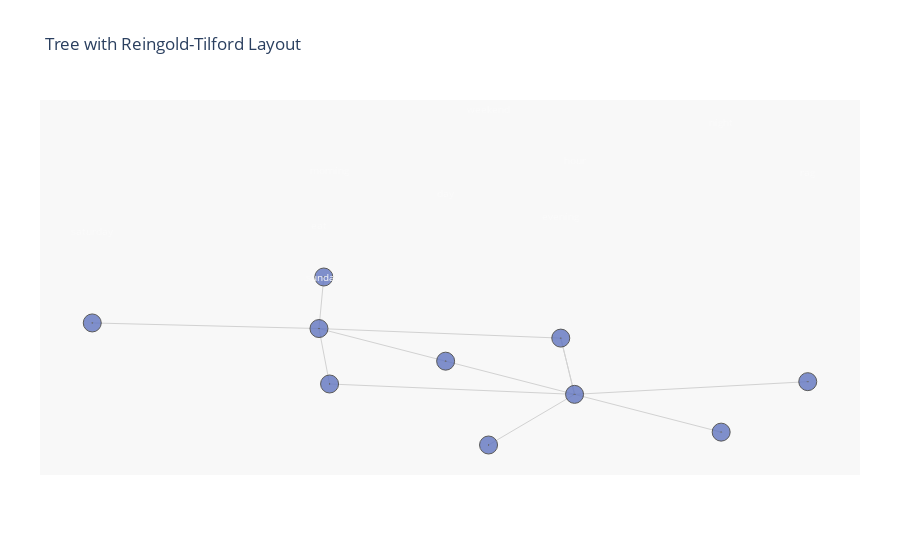

The notebook cell this image was saved under:
### Code cell
axis = dict(showline=False, # hide axis line, grid, ticklabels and  title
            zeroline=False,
            showgrid=False,
            showticklabels=False,
            )

fig.update_layout(title= 'Tree with Reingold-Tilford Layout',
              annotations=make_annotations(position, v_label),
              font_size=12,
              showlegend=False,
              xaxis=axis,
              yaxis=axis,
              margin=dict(l=40, r=40, b=85, t=100),
              hovermode='closest',
              plot_bgcolor='rgb(248,248,248)'
              )
fig.show()

### Figure 1 — Plotly figure (JSON) as saved in the notebook; plotly's stock layout.template omitted (floating-point values rounded to 4 significant figures)
{"data": [{"hoverinfo": "none", "line": {"color": "rgb(210,210,210)", "width": 1}, "mode": "lines", "type": "scatter", "x": [0.1321, -0.3612, null, 0.1321, 0.6341, null, -0.3612, 0.5804, null, -0.3423, -0.3612, null, -0.3612, -0.3199, null, -1.244, -0.3612, null, 1.205, 0.6341, null, 1.542, 0.6341, null, 0.5804, 0.6341, null, 0.2992, 0.6341, null, -0.3199, 0.6341, null, 0.5804, 0.6341, null], "y": [0.07506, 0.637, null, 0.07506, -0.4969, null, 0.637, 0.4722, null, 1.525, 0.637, null, 0.637, -0.318, null, 0.7334, 0.637, null, -1.147, -0.4969, null, -0.2779, -0.4969, null, 0.4722, -0.4969, null, -1.369, -0.4969, null, -0.318, -0.4969, null, 0.4722, -0.4969, null]}, {"hoverinfo": "text", "marker": {"color": "#6175c1", "line": {"color": "rgb(50,50,50)", "width": 1}, "size": 18, "symbol": "circle-dot"}, "mode": "markers", "name": "bla", "opacity": 0.8, "text": ["day", "night", "sunday", "rag", "saturday", "eat", "morning", "weekend", "evening", "hour"], "type": "scatter", "x": [0.1321, 1.205, -0.3423, 1.542, -1.244, -0.3612, -0.3199, 0.2992, 0.5804, 0.6341], "y": [0.07506, -1.147, 1.525, -0.2779, 0.7334, 0.637, -0.318, -1.369, 0.4722, -0.4969]}], "layout": {"annotations": [{"font": {"color": "rgb(250,250,250)", "size": 10}, "showarrow": false, "text": "day", "x": 0.1321, "xref": "x", "y": 2.975, "yref": "y"}, {"font": {"color": "rgb(250,250,250)", "size": 10}, "showarrow": false, "text": "night", "x": 1.205, "xref": "x", "y": 4.197, "yref": "y"}, {"font": {"color": "rgb(250,250,250)", "size": 10}, "showarrow": false, "text": "sunday", "x": -0.3423, "xref": "x", "y": 1.525, "yref": "y"}, {"font": {"color": "rgb(250,250,250)", "size": 10}, "showarrow": false, "text": "rag", "x": 1.542, "xref": "x", "y": 3.328, "yref": "y"}, {"font": {"color": "rgb(250,250,250)", "size": 10}, "showarrow": false, "text": "saturday", "x": -1.244, "xref": "x", "y": 2.316, "yref": "y"}, {"font": {"color": "rgb(250,250,250)", "size": 10}, "showarrow": false, "text": "eat", "x": -0.3612, "xref": "x", "y": 2.413, "yref": "y"}, {"font": {"color": "rgb(250,250,250)", "size": 10}, "showarrow": false, "text": "morning", "x": -0.3199, "xref": "x", "y": 3.368, "yref": "y"}, {"font": {"color": "rgb(250,250,250)", "size": 10}, "showarrow": false, "text": "weekend", "x": 0.2992, "xref": "x", "y": 4.419, "yref": "y"}, {"font": {"color": "rgb(250,250,250)", "size": 10}, "showarrow": false, "text": "evening", "x": 0.5804, "xref": "x", "y": 2.578, "yref": "y"}, {"font": {"color": "rgb(250,250,250)", "size": 10}, "showarrow": false, "text": "hour", "x": 0.6341, "xref": "x", "y": 3.547, "yref": "y"}], "font": {"size": 12}, "hovermode": "closest", "margin": {"b": 85, "l": 40, "r": 40, "t": 100}, "plot_bgcolor": "rgb(248,248,248)", "showlegend": false, "title": {"text": "Tree with Reingold-Tilford Layout"}, "xaxis": {"showgrid": false, "showline": false, "showticklabels": false, "zeroline": false}, "yaxis": {"showgrid": false, "showline": false, "showticklabels": false, "zeroline": false}}}
